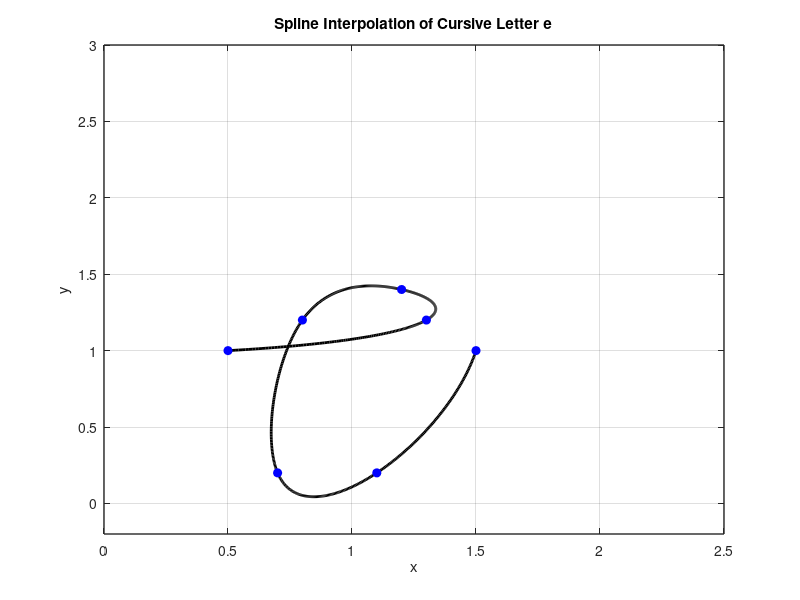

The MATLAB source for this figure:
x = [0.5 1.3 1.2 0.8 0.7 1.1 1.5];
y = [1 1.2 1.4 1.2 0.2 0.2 1];

n = length(x);
t = 0:n-1; % Parametric coordinate t
tt = 0:0.01:n-1; % More dense coordinate tt for spline interpolation

% Compute spline interpolation
xx = spline(t, x, tt);
yy = spline(t, y, tt);

% Plot settings
figure(2)
plot(xx, yy, 'k', 'LineWidth', 2) % plot spline
hold on
plot(x, y, 'bo', 'MarkerFaceColor', 'b') % plot data points
axis([0 2.5 -0.2 3])
grid on
title('Spline Interpolation of Cursive Letter e')
xlabel('x')
ylabel('y')
set(gca, 'FontSize', 10, 'LineWidth', 1)
grid on